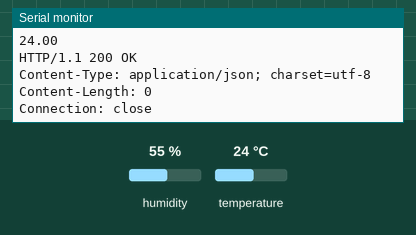
This sketch was run on a simulated ESP8266 (NodeMCU). Parts: the last lines printed to the serial monitor. Inputs (shaded band) come from the test bench; at power-on: temperature 24 °C, humidity 55 %. WiFi joins after 1.5 s; servers stay silent unless stated; uploads are accepted with an empty reply.

Above: at 2.7 s.
2.8 s: temperature set to 12 °C
At 2.96 s:
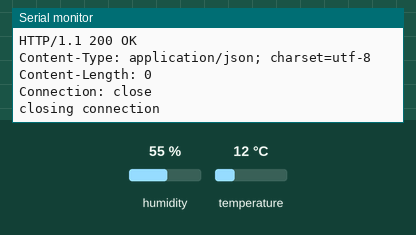
6.1 s: temperature set to 19 °C
At 7.7 s:
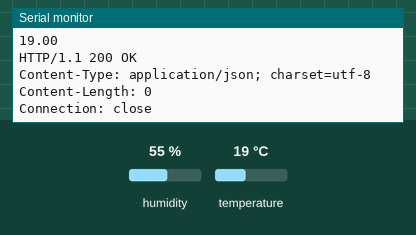
Timing chart, 0 to 9.2 s (numbered marks = the images above; inputs shaded):
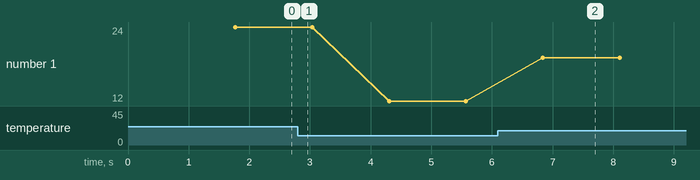

Measured:
- after the input at 6.1 s, the serial monitor: prints a new line after 0.74 s (image 2)
- plotted number 1: 24 → 12 after the input at 2.8 s, 12 → 19 after the input at 6.1 s

The sketch:

DHT22GET.ino
```cpp
#include <ESP8266WiFi.h>
#include <ESP8266HTTPClient.h>
#include <WiFiManager.h>
#include "DHT.h"
#define DHTPIN 4
#define DHTTYPE DHT22   // DHT 22  (AM2302), AM2321
DHT dht(DHTPIN, DHTTYPE);

#define SERVER_IP "172.16.17.106"
#define STASSID "test"
#define STAPSK "12345678"


void setup() {
  Serial.begin(115200);
  Serial.println(F("DHT22 test!"));
  dht.begin();

  Serial.println();
  Serial.println();
  WiFi.begin(STASSID, STAPSK);

  while (WiFi.status() != WL_CONNECTED) {
    delay(500);
    Serial.print(".");
  }
  Serial.println("");
  Serial.print("Connected! IP address: ");
  Serial.println(WiFi.localIP());
}

void loop() {
  float Humidity = dht.readHumidity();
  float Temperature = dht.readTemperature();

  WiFiClient client;

  const int httpPort = 80;
  if (!client.connect(SERVER_IP, httpPort)) {
    Serial.println("connection failed");
    return;
  }

  client.print(String("GET http://172.16.17.106/IOT_ASER/DHT22GET.php?") +
               ("&temperature=") + Temperature +
               ("&humidity=") + Humidity +
               " HTTP/1.1\r\n" +
               "Host: " + SERVER_IP + "\r\n" +
               "Connection: close\r\n\r\n");
  unsigned long timeout = millis();
  while (client.available() == 0) {
    if (millis() - timeout > 1000) {
      Serial.println(">>> Client Timeout !");
      client.stop();
      return;
    }
  }
  Serial.println(Temperature);
  // Read all the lines of the reply from server and print them to Serial
  while (client.available()) {
    String line = client.readStringUntil('\r');
    Serial.print(line);

  }

  Serial.println();
  Serial.println("closing connection");


}
```
